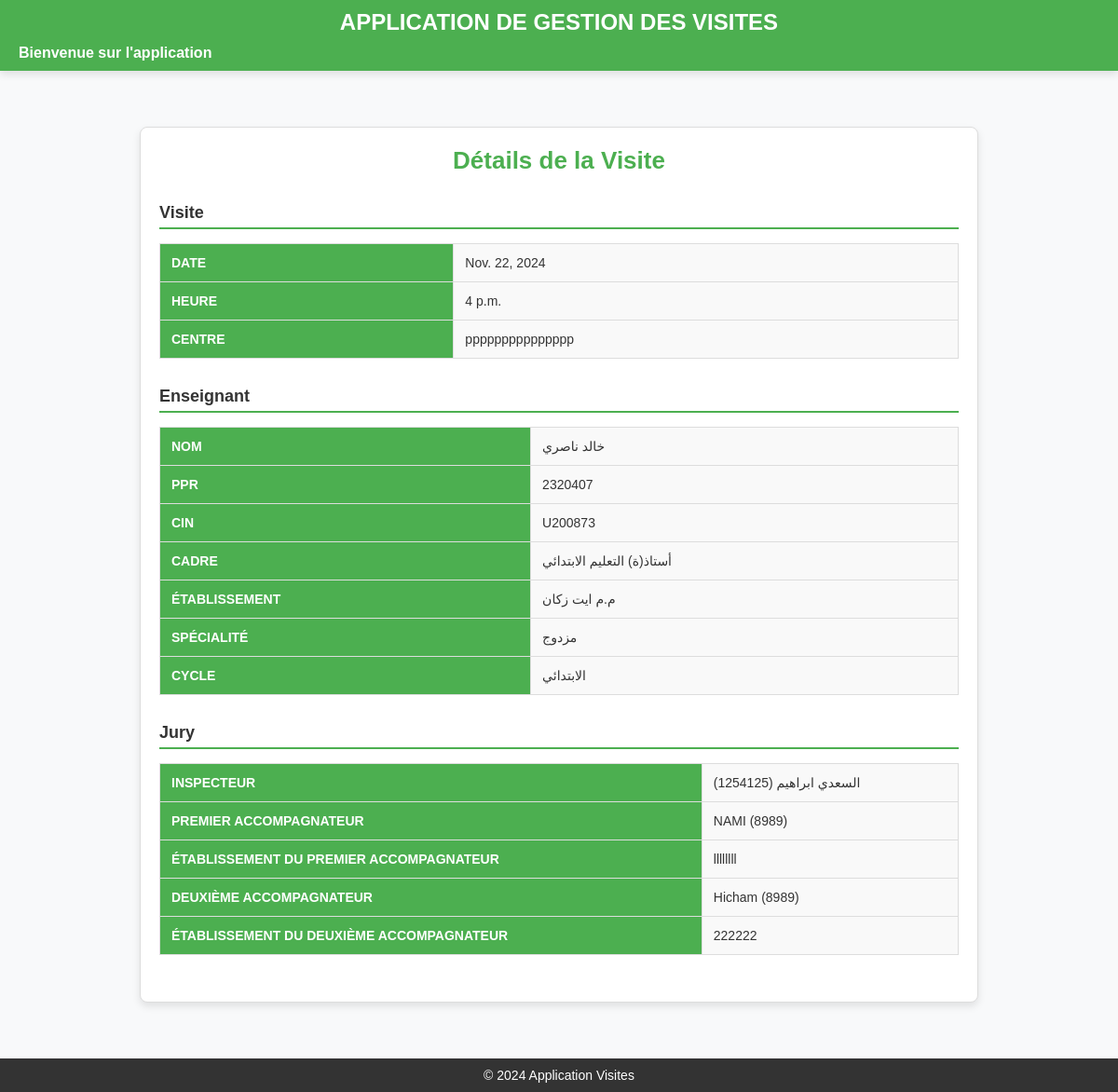
The page /details-visite/46/ on the database as committed earlier.
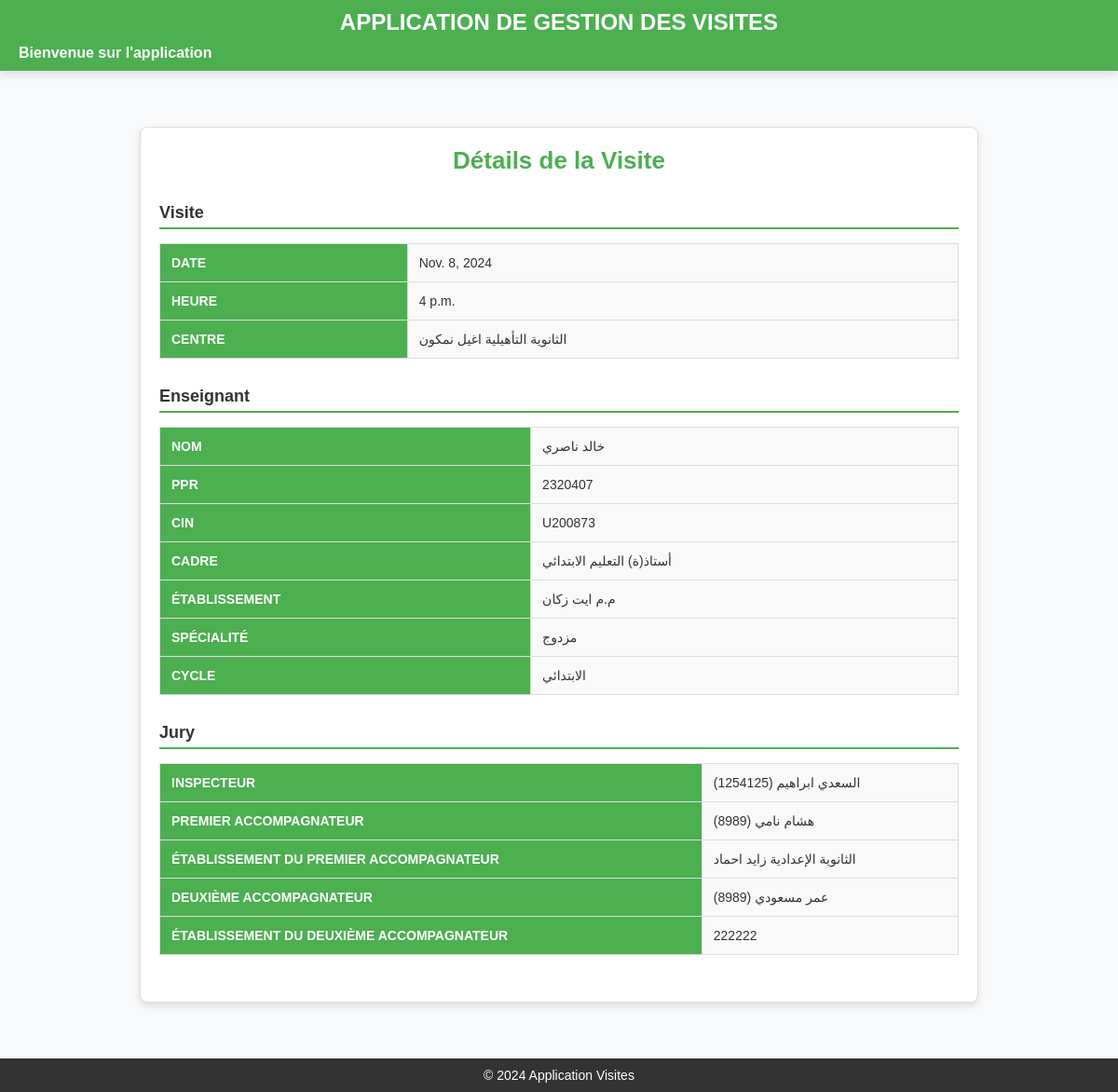
The same page on the database as committed later.
### inspections/models.py (models this page shows, shortened)
class Visite(models.Model):
    enseignant_visite = models.ForeignKey(Personnel, on_delete=models.CASCADE, related_name="visites")
    som_inspecteur = models.CharField(max_length=20)
    nom_inspecteur = models.CharField(max_length=100)
    som_premier_accompagnateur = models.CharField(max_length=20, blank=True, null=True)
    nom_premier_accompagnateur = models.CharField(max_length=100, blank=True, null=True)
    etab_premier_accompagnateur = models.CharField(max_length=100, blank=True, null=True)
    som_deuxieme_accompagnateur = models.CharField(max_length=20, blank=True, null=True)
    nom_deuxieme_accompagnateur = models.CharField(max_length=100, blank=True, null=True)
    etab_deuxieme_accompagnateur = models.CharField(max_length=100, blank=True, null=True)
    date_visite = models.DateField()
    heure_visite = models.TimeField()
    centre_visite = models.CharField(max_length=100)
    STATUS_CHOICES = [
        ('Programmée', 'Programmée'),
        ('Annulée', 'Annulée'),
    ]
    status = models.CharField(
        max_length=20,
        choices=STATUS_CHOICES,
        default='Programmée'
    )
    class Meta:
        permissions = [
            ("print_visite", "Can print visite"),
        ]

class Personnel(models.Model):
    som_enseignant = models.CharField(max_length=20, unique=True)
    cin_enseignant = models.CharField(max_length=20)
    nom_enseignant = models.CharField(max_length=100)
    cadre_enseignant = models.CharField(max_length=100)
    date_affect_enseignant = models.DateField()
    code_etab_enseignant = models.CharField(max_length=20)
    etab_enseignant = models.CharField(max_length=100)
    specialite_enseignant = models.CharField(max_length=100)
    cycle_enseignant = models.CharField(max_length=50)

### inspections/views.py (the view)
# urls.py: path('details-visite/<int:visite_id>/', views.afficher_details_visite, name='afficher_details_visite'),
def afficher_details_visite(request, visite_id):
    visite = get_object_or_404(Visite, id=visite_id)
    return render(request, 'afficher_details_visite.html', {'visite': visite})

### inspections/templates/afficher_details_visite.html (shortened to what this page needs)
{% extends 'base.html' %}
{% block content %}
<div class="details-container">
    <h2>Détails de la Visite</h2>
    <div class="details-section">
        <h3>Visite</h3>
        <table class="details-table">
            <tr>
                <th>Date</th>
                <td>{{ visite.date_visite }}</td>
            </tr>
            <tr>
                <th>Heure</th>
                <td>{{ visite.heure_visite }}</td>
            </tr>
            <tr>
                <th>Centre</th>
                <td>{{ visite.centre_visite }}</td>
            </tr>
        </table>
    </div>
    <div class="details-section">
        <h3>Enseignant</h3>
        <table class="details-table">
            <tr>
                <th>Nom</th>
                <td>{{ visite.enseignant_visite.nom_enseignant }}</td>
            </tr>
            <tr>
                <th>PPR</th>
                <td>{{ visite.enseignant_visite.som_enseignant }}</td>
            </tr>
            <tr>
                <th>CIN</th>
                <td>{{ visite.enseignant_visite.cin_enseignant }}</td>
            </tr>
            <tr>
                <th>Cadre</th>
                <td>{{ visite.enseignant_visite.cadre_enseignant }}</td>
            </tr>
            <tr>
                <th>Établissement</th>
                <td>{{ visite.enseignant_visite.etab_enseignant }}</td>
            </tr>
            <tr>
                <th>Spécialité</th>
                <td>{{ visite.enseignant_visite.specialite_enseignant }}</td>
            </tr>
            <tr>
                <th>Cycle</th>
                <td>{{ visite.enseignant_visite.cycle_enseignant }}</td>
            </tr>
        </table>
    </div>
    <div class="details-section">
        <h3>Jury</h3>
        <table class="details-table">
            <tr>
                <th>Inspecteur</th>
                <td>{{ visite.nom_inspecteur }} ({{ visite.som_inspecteur }})</td>
            </tr>
            <tr>
                <th>Premier Accompagnateur</th>
                <td>{{ visite.nom_premier_accompagnateur }} ({{ visite.som_premier_accompagnateur }})</td>
            </tr>
            <tr>
                <th>Établissement du Premier Accompagnateur</th>
                <td>{{ visite.etab_premier_accompagnateur }}</td>
            </tr>
            <tr>
                <th>Deuxième Accompagnateur</th>
                <td>{{ visite.nom_deuxieme_accompagnateur }} ({{ visite.som_deuxieme_accompagnateur }})</td>
            </tr>
            <tr>
                <th>Établissement du Deuxième Accompagnateur</th>
                <td>{{ visite.etab_deuxieme_accompagnateur }}</td>
            </tr>
        </table>
    </div>
</div>
{% endblock %}

Rows that differ between the two databases and show on the page:
changed Visite "السعدي ابراهيم": date_visite "Nov. 22, 2024" → "Nov. 8, 2024"; centre_visite "ppppppppppppppp" → "الثانوية التأهيلية اغيل نمكون"; nom_premier_accompagnateur "NAMI" → "هشام نامي"; etab_premier_accompagnateur "llllllll" → "الثانوية الإعدادية زايد احماد"; nom_deuxieme_accompagnateur "Hicham" → "عمر مسعودي"
